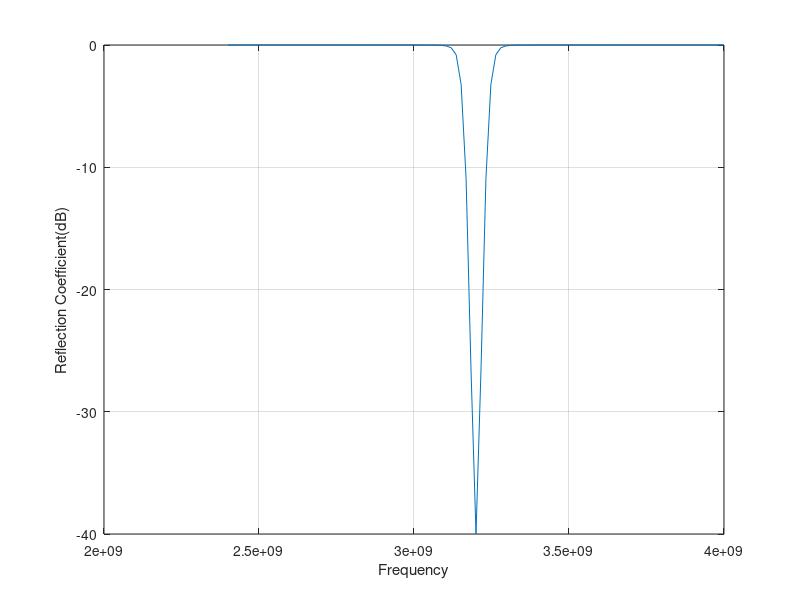

MATLAB code for this plot:
function fil = filtere()
Ze1 = 63.54;
Zo1 = 41.38;
Ze2 = 51.8;
Zo2 = 48.39;
Ze3 = 51.8;
Zo3 = 48.39;
Ze4 = 63.54;
Zo4 = 41.38;
ZL = 50;
fo = 3.2*(10^9);
fstart = 2.4*(10^9);
fend = 4*(10^9);
N = 100;
j = 1;
for f = fstart:((fend-fstart)/N):(fend)
bl = 0.25*(2*pi)*(f/fo);
A = [((Ze1 + Zo1)*(exp(1i*2*bl)+1))/(2*exp(1i*bl)*(Ze1-Zo1))  ((((Ze1+Zo1)*(1+exp(1i*2*bl)))^2)-(4*exp(1i*2*bl)*(Ze1-Zo1)^2))/(4*exp(1i*bl)*(exp(1i*2*bl)-1)*(Ze1-Zo1));
     (exp(1i*2*bl)-1)/(exp(1i*bl)*(Ze1-Zo1)) ((Ze1+Zo1)*(1+ exp(1i*2*bl)))/(2*(Ze1-Zo1)*exp(1i*bl))
]; 
B = [((Ze2 + Zo2)*(exp(1i*2*bl)+1))/(2*exp(1i*bl)*(Ze2-Zo2))  ((((Ze2+Zo2)*(1+exp(1i*2*bl)))^2)-(4*exp(1i*2*bl)*(Ze2-Zo2)^2))/(4*exp(1i*bl)*(exp(1i*2*bl)-1)*(Ze2-Zo2));
     (exp(1i*2*bl)-1)/(exp(1i*bl)*(Ze2-Zo2)) ((Ze2+Zo2)*(1+ exp(1i*2*bl)))/(2*(Ze2-Zo2)*exp(1i*bl))
]; 
C = [((Ze3 + Zo3)*(exp(1i*2*bl)+1))/(2*exp(1i*bl)*(Ze3-Zo3))  ((((Ze3+Zo3)*(1+exp(1i*2*bl)))^2)-(4*exp(1i*2*bl)*(Ze3-Zo3)^2))/(4*exp(1i*bl)*(exp(1i*2*bl)-1)*(Ze3-Zo3));
     (exp(1i*2*bl)-1)/(exp(1i*bl)*(Ze3-Zo3)) ((Ze3+Zo3)*(1+ exp(1i*2*bl)))/(2*(Ze3-Zo3)*exp(1i*bl))
]; 
D = [((Ze4 + Zo4)*(exp(1i*2*bl)+1))/(2*exp(1i*bl)*(Ze4-Zo4))  ((((Ze4+Zo4)*(1+exp(1i*2*bl)))^2)-(4*exp(1i*2*bl)*(Ze4-Zo4)^2))/(4*exp(1i*bl)*(exp(1i*2*bl)-1)*(Ze4-Zo4));
     (exp(1i*2*bl)-1)/(exp(1i*bl)*(Ze4-Zo4)) ((Ze4+Zo4)*(1+ exp(1i*2*bl)))/(2*(Ze4-Zo4)*exp(1i*bl))
]; 
 

F = A*B*C*D;

Zin = (F(1,1)*ZL + F(1,2))/(F(2,1)*ZL + F(2,2))
G(j) = norm((Zin - ZL)/(Zin + ZL));
lG(j) = 20*log10(G(j));
    if lG(j) < -40
     lG(j) = -40;
    end
    j = j + 1;
end

figure;
f = fstart:((fend-fstart)/N):(fend);
plot(f,lG);
grid;
xlabel('Frequency');
ylabel('Reflection Coefficient(dB)');

    
